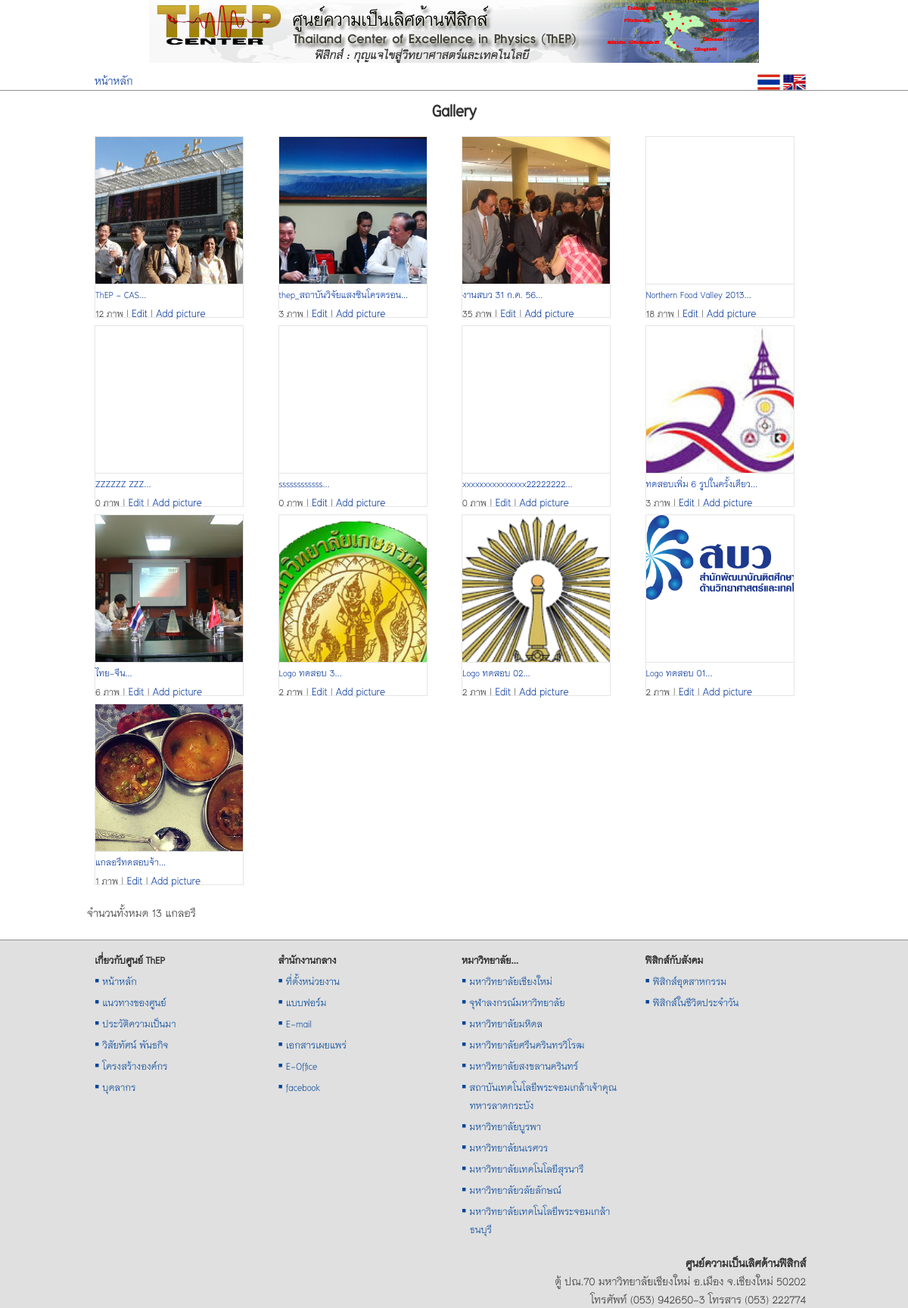
The app's page /views/gallery.php with its own data.
### tables this page shows
CREATE TABLE `tb_gallery` (
  `id` int(11) NOT NULL auto_increment,
  `title` varchar(255) NOT NULL,
  `detail` text NOT NULL,
  `modified` varchar(255) NOT NULL,
  PRIMARY KEY  (`id`)
);

### src/views/gallery.php (the view, shortened to what this page needs)
<?php
require_once '../system/system.php';
?>
<link rel="stylesheet" href="<?php plugins('lightbox2.6/lightbox/css/lightbox.css'); ?>">
</head>
<body>
    <div class="container">
        <?php
        if (isset($_GET['gal_id'])) {
            $gal_id = $_GET['gal_id'];
            $sql = "SELECT * FROM tb_gallery WHERE id = $gal_id;";
            $result = mysql_query($sql);
            $g = mysql_fetch_array($result);
            $sql_p = "SELECT * FROM tb_picture WHERE gallery_id = {$g['id']};";
            $re_p = mysql_query($sql_p);
            $pic_no = mysql_num_rows($re_p);
            ?>
            <div class="row">
                <h2 class="text-center"><?php echo $g['title'] ?></h2>
                <?php
                while ($p = mysql_fetch_array($re_p)) {
                    echo '
                <div class="col-xs-6 col-sm-4 col-md-3">
                    <div style="width: 197px; height: 236px; border:1px solid rgba(0, 0, 0, .1);">
                        <div style="width: 195px; height: 195px; overflow: hidden; border-bottom: 1px solid rgba(0, 0, 0, .1);">
                            <a class="pic-link" href="../img/picture/' . $p['name'] . '" data-lightbox="gal-' . $p['gallery_id'] . '" title="' . $p['caption'] . '">
                                <img class="example-image" src="../images/pixel-vfl3z5WfW.gif" alt="image ' . $i . ' 0f ' . $no_p . ' thumb"
                            style="vertical-align: middle;
                            background: no-repeat white url(../img/picture/' . $p['name'] . ') -50px 0;
                            background-size: 300px auto;
                            width: 195px;
                            height: 195px;">
                            </a>
                        </div>
                        <p>' . $p['caption'] . '<br>
                            <a href="edit-picture.php?edit_id=' . $p['id'] . '">Edit Picture</a>
                        </p>
                    </div>
                </div>
                        ';
                }
                ?>
            </div>
            <p>&nbsp;</p>
            <div class="row">
                <div class="col-md-12">
                    จำนวนทั้งหมด <?php echo $pic_no; ?> ภาพ |
                    <a href="gallery.php">กลับหน้าแกลอรี</a> |
                    <a href="edit-gallery.php?edit_id=<?php echo $gal_id; ?>">Edit</a> |
                    <a href="add-picture.php?gallery_id=<?php echo $gal_id; ?>">Add picture</a>
                </div>
            </div>
            <?php
        } else {
            ?>
            <?php
            $sql = "SELECT * FROM tb_gallery ORDER BY id DESC;";
            $result = mysql_query($sql);
            $gal_no = mysql_num_rows($result);
            ?>
            <div class="row">
                <h2 class="text-center">Gallery</h2>
                <?php
                while ($gal = mysql_fetch_array($result)) {
                    $sql_p = "SELECT * FROM tb_picture WHERE gallery_id = {$gal['id']} ORDER BY id;";
                    $re_p = mysql_query($sql_p);
                    $pic_no = mysql_num_rows($re_p);
                    $pic = mysql_fetch_array($re_p);
                    echo '
                <div class="col-xs-6 col-sm-4 col-md-3">
                    <div style="width: 197px; height: 240px; border:1px solid rgba(0, 0, 0, .1);">
                        <div style="width: 195px; height: 195px; overflow: hidden; border-bottom: 1px solid rgba(0, 0, 0, .1);">
                            <a title="' . $gal['title'] . '" href="gallery.php?gal_id=' . $gal['id'] . '">
                                <img class="example-image" src="../images/pixel-vfl3z5WfW.gif"
                            style="vertical-align: middle;
                            background: no-repeat white url(../img/picture/' . $pic['name'] . ') -50px 0;
                            background-size: 300px auto;
                            width: 195px;
                            height: 195px;">
                            </a>
                        </div>
                        <div style="max-width: 195px;">
                            <p>
                                <a href="gallery.php?gal_id=' . $gal['id'] . '"><small>' . $gal['title'] . '...</small></a><br>
                                <small>' . $pic_no . ' ภาพ</small> |
                                <a href="edit-gallery.php?edit_id=' . $gal['id'] . '">Edit</a> |
                                <a href="add-picture.php?gallery_id=' . $gal['id'] . '">Add picture</a>
                            </p>
                        </div>
                    </div>
                </div>
                        ';
                }
                ?>
                <div class="col-md-3"></div>
            </div>
            <p>&nbsp;</p>
            <?php
            echo '
            <div class="row">
                จำนวนทั้งหมด ' . $gal_no . ' แกลอรี
            </div>
                ';
        }
        ?>
    </div>
</body>
</html>

### src/themes/assets/css/docs.css (style rules this page uses)
body { position: relative; padding-top: 50px; }

### src/style/main.css (style rules this page uses)
body { margin: 0; padding: 0; width: 100%; background-color: #FFF; font-family: 'TH Niramit AS'; font-size: 20px; line-height: 24px; color: #333; }
h1, h2, h3, h4, h5, h6, .h1, .h2, .h3, .h4, .h5, .h6 { font-family: 'TH Niramit AS'; font-weight: 600; }
a { text-decoration: none; color: #003399; }
h1, h2, h3 { margin-top: 10px; margin-bottom: 8px; }
p { margin: 0 }
.col-xs-1, .col-xs-2, .col-xs-3, .col-xs-4, .col-xs-5, .col-xs-6, .col-xs-7, .col-xs-8, .col-xs-9, .col-xs-10, .col-xs-11, .col-xs-12, .col-sm-1, .col-sm-2, .col-sm-3, .col-sm-4, .col-sm-5, .col-sm-6, .col-sm-7, .col-sm-8, .col-sm-9, .col-sm-10, .col-sm-11, .col-sm-12, .col-md-1, .col-md-2, .col-md-3, .col-md-4, .col-md-5, .col-md-6, .col-md-7, .col-md-8, .col-md-9, .col-md-10, .col-md-11, .col-md-12, .col-lg-1, .col-lg-2, .col-lg-3, .col-lg-4, .col-lg-5, .col-lg-6, .col-lg-7, .col-lg-8, .col-lg-9, .col-lg-10, .col-lg-11, .col-lg-12 { padding-top: 10px; padding-right: 10px; padding-left: 10px; }
@media (min-width: 1200px) { .container { max-width: 100%; } }
@media (min-width: 1200px) { .container > .row, footer > .row { width: 970px; margin: auto; } }

### records on screen
tb_gallery: title "ThEP - CAS", pic_no "12"
tb_gallery: title "thep_สถาบันวิจัยแสงซินโครตรอน", pic_no "3"
tb_gallery: title "งานสบว 31 ก.ค. 56", pic_no "35"
tb_gallery: title "Northern Food Valley 2013", pic_no "18"
tb_gallery: title "ZZZZZZ ZZZ", pic_no "0"
tb_gallery: title "ssssssssssss", pic_no "0"
tb_gallery: title "xxxxxxxxxxxxxxx22222222", pic_no "0"
tb_gallery: title "ทดสอบเพิ่ม 6 รูปในครั้งเดียว", pic_no "3"
tb_gallery: title "ไทย-จีน", pic_no "6"
tb_gallery: title "Logo ทดสอบ 3", pic_no "2"
tb_gallery: title "Logo ทดสอบ 02", pic_no "2"
tb_gallery: title "Logo ทดสอบ 01", pic_no "2"
tb_gallery: title "แกลอรีทดสอบจ้า", pic_no "1"

### other values on screen
$gal_no "13"
